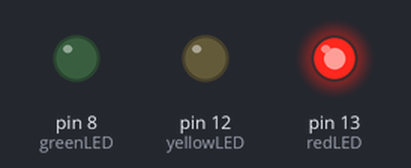
The sketch below on a simulated Arduino Uno, built with avr-gcc and run on an emulated ATmega328P. On the bench: output pins drawn as LEDs (lit = HIGH).

Above: at 2.5 s.
At 11.0 s:
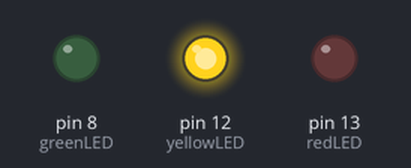
At 15.5 s:
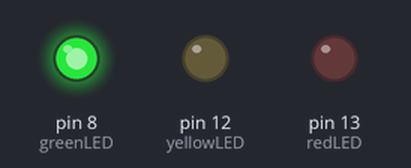
At 18.5 s:
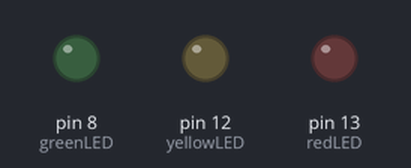
Timing chart, 0 to 26.0 s (numbered marks = the images above):
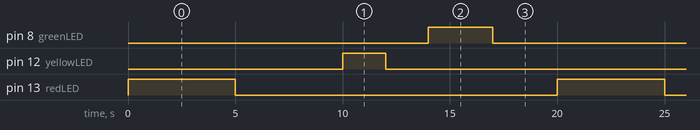

Measured:
- by itself, pin 8 (greenLED): alternates HIGH for 3.0 s and LOW for 17.0 s
- by itself, pin 12 (yellowLED): alternates HIGH for 2.0 s and LOW for 18.0 s
- by itself, pin 13 (redLED): alternates HIGH for 5.0 s and LOW for 15.0 s

The sketch:

Blink-3-pairs-of-LEDs.ino
```cpp
int redLED = 13;
int yellowLED = 12;
int greenLED = 8;

void blinkLED(int pin, int time);

void setup()
{
  pinMode(redLED, OUTPUT);
  pinMode(yellowLED, OUTPUT);
  pinMode(greenLED, OUTPUT);
}

void loop()
{
  blinkLED(redLED, 5000);
  blinkLED(yellowLED, 2000);
  blinkLED(greenLED, 3000);
}

void blinkLED(int pin, int time) {
  digitalWrite(pin, HIGH);
  delay(time);
  digitalWrite(pin, LOW);
  delay(time);
}
```
